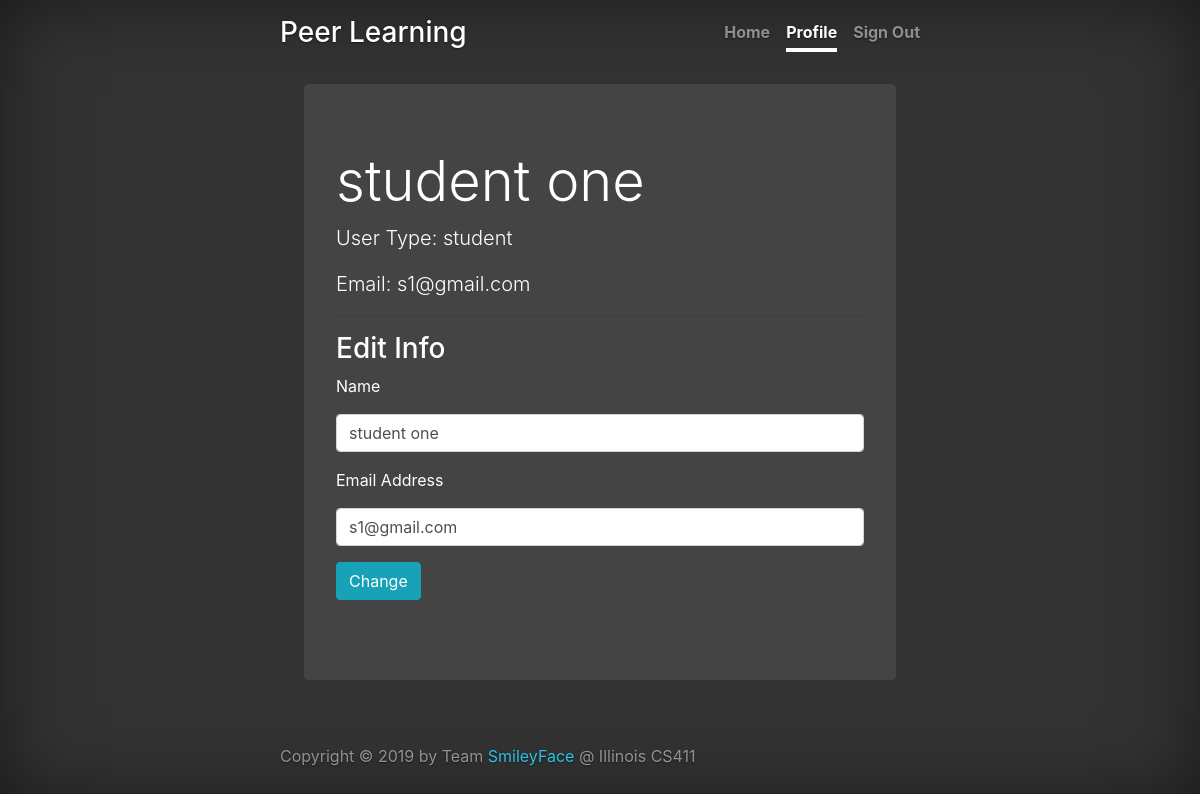
The app's page /dashboard/instructor/profile (signed in) with its own data.
### application/models.py (models this page shows, shortened)
class User(UserMixin, db.Model):
    __tablename__ = 'user'
    email = db.Column(db.String(120), primary_key=True)
    name = db.Column(db.String(80), unique=False, nullable=False)
    password = db.Column(db.String(80), unique=False, nullable=False)
    user_type = db.Column(db.String(50))

### application.py (the view, shortened to what this page needs)
@application.route('/dashboard/student/profile', methods=['GET', 'POST'])
@application.route('/dashboard/instructor/profile', methods=['GET', 'POST'])
def profile():
    update_profile_form = UserProfileForm(request.form)
    return render_template('profile.html', user=flask_login.current_user, update_profile_form=update_profile_form)

### application/forms.py
class UserProfileForm(Form):
    email = EmailField(label='Email Address', validators=[validators.DataRequired(), validators.Email()])
    name = StringField(label='Name', description="name", validators=[validators.Length(min=1, max=80,
                                                                                       message=u'Name needs to be 1-80 character(s) long')])

### application.py (called while the page is built)
@login_manager.user_loader
def user_loader(email):
    return User.query.get(email)

### templates/profile.html (shortened to what this page needs)
{% extends "base.html" %} {% import 'macros.html' as macros %}
{% set nav_tabs = [("Home", "/dashboard/instructor/courses"), ("Profile", "/dashboard/instructor/profile"), ("Sign Out", "/logout")] %}
{% set active_tab = "Profile" %}
{% block content %}
<main role="main" class="inner cover">
    <div class="jumbotron">
        <h1 class="display-4">{{user.name}}</h1>
        <p class="lead">User Type: {{user.user_type}}</p>
        <p class="lead">Email: {{user.email}}</p>
        <hr>
        <h3 class="display-5">Edit Info</h3>
        <form id="UserProfileForm" action="/dashboard/student/profile" method="post">
            {{ macros.render_field(update_profile_form.name, value= user.name, label_visible=true) }}
            {{ macros.render_field(update_profile_form.email, value= user.email, label_visible=true) }}
            <button type="submit" class="btn btn-info">Change</button>
        </form>
    </div>
</main>
{% endblock %}

### static/styles/style.css (style rules this page uses)
html, body { height: 100%; background-color: #333; }
body { display: flex; color: #fff; text-shadow: 0 .05rem .1rem rgba(0, 0, 0, .5); box-shadow: inset 0 0 5rem rgba(0, 0, 0, .5); }
.cover { padding: 0 1.5rem; }

### templates/profile.html (style rules this page uses)
.jumbotron { background: #444; text-shadow: none; }

### records on screen
User: name "student one", user_type "student", email "s1@gmail.com"

### other values on screen
{{ text }} "Home" "Sign Out"
{{ text }} "Profile"
{{ field.label }} "Name Email Address"
